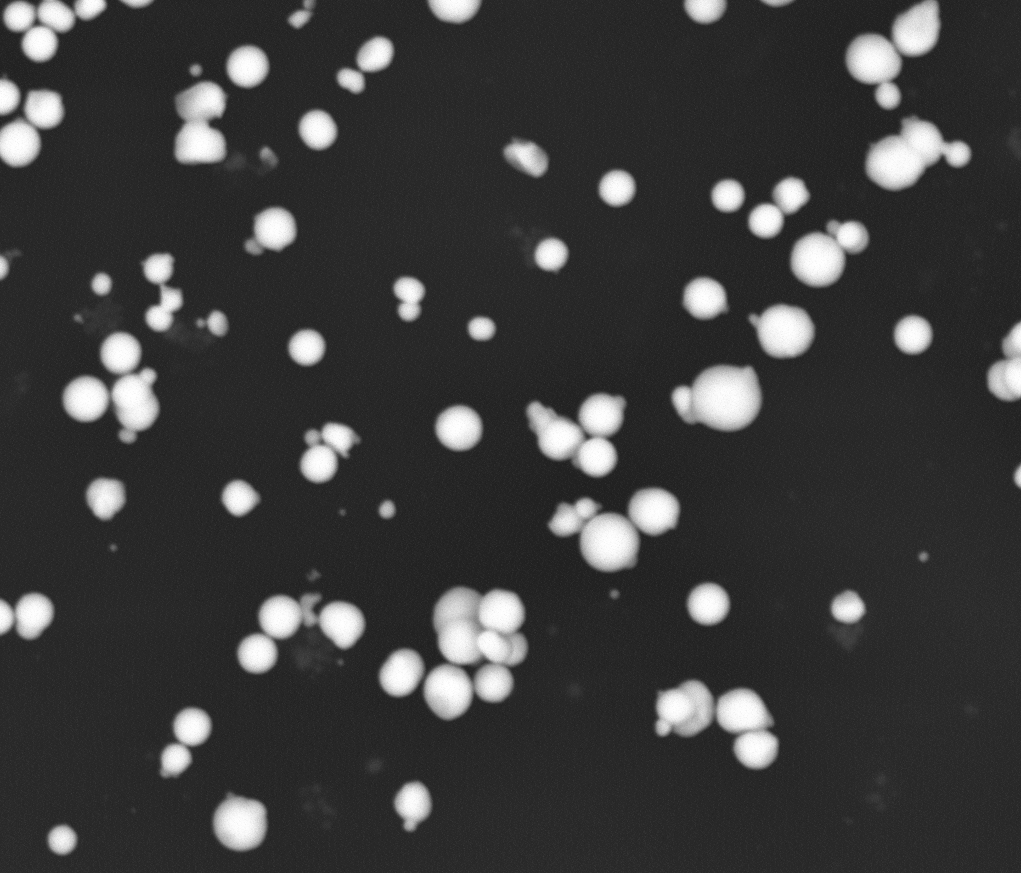
#> input picture example.bmp, 1021 x 873 px
$ python process.py example.bmp
#> lines starting #> are read from the running program, lines starting #| are printed output that depends on the picture; after the words box and inside, x2 and y2 are one past the last pixel; in counts of white or black regions, pixels touching at a corner belong together
### Evaluator/Evaluator.py
from skimage.feature import blob_log, blob_dog, blob_doh, canny
from skimage.transform import hough_circle, hough_circle_peaks
from math import sqrt
import numpy as np
from skimage import img_as_ubyte
from skimage.filters import gaussian

# Laplassian of Gaussian
def evaluateLOG(grayImage):
    log = blob_log(grayImage, max_sigma=30, num_sigma=15, threshold=.1)
    log[:, 2] = log[:, 2] * sqrt(2)
    coordinates = np.empty((log.shape[0], 5))
    coordinates[:, 4] = 1
    coordinates[:, 0] = log[:, 1] - log[:, 2]
    coordinates[:, 1] = log[:, 0] - log[:, 2]
    coordinates[:, 2] = log[:, 1] + log[:, 2]
    coordinates[:, 3] = log[:, 0] + log[:, 2]
    return coordinates

# Difference of Gaussian
# [44 lines left out: functions evaluateDOG, evaluateDOH, evaluateHough, evaluatebatch, not called in this run]

### process.py
from Evaluator.Evaluator import evaluateLOG
import argparse
import cv2
import os
import numpy as np
import pandas as pd
import matplotlib.pyplot as plt
import warnings
warnings.filterwarnings("ignore")


def createParser():
    parser = argparse.ArgumentParser()
    parser.add_argument('path', type=str)
    parser.add_argument('--draw', type=bool, default=True, required=False)
    return parser


def load_image(path):
#> called with path = 'example.bmp'
    img = cv2.imread(path)
#> img is the input picture: shape (873, 1021, 3); min 27, max 255, mean 60.4
    imgGray = cv2.cvtColor(img, cv2.COLOR_BGR2GRAY)
    return imgGray


def draw(src_img, pred, src_path):
    img = src_img.copy()
    dir = os.path.join(".", "result")
    path = os.path.join(dir, f"img-{os.path.basename(src_path)}.png")
    if not os.path.exists(dir):
        os.mkdir(dir)
    col_img = cv2.cvtColor(img, cv2.COLOR_GRAY2BGR)
    for j in range(pred.shape[0]):
        cv2.rectangle(col_img, (int(pred[j, 0]), int(pred[j, 1])), (int(pred[j, 2]), int(pred[j, 3])),
                      (0, 0, 255), 2)
    cv2.imwrite(path, col_img)
    return path


def create_histogram(coordinates, src_path):
    dim1 = np.abs(coordinates[:, 0] - coordinates[:, 2])
    dim2 = np.abs(coordinates[:, 1] - coordinates[:, 3])
    areas = dim1 * dim2

    img_path = create_image_histogram(areas, src_path)
    text_path = create_text_histogram(areas, src_path)
    return img_path, text_path


def create_image_histogram(areas, src_path):
    dir = os.path.join(".", "result")
    path = os.path.join(dir, f"hist-{os.path.basename(src_path)}.png")
    if not os.path.exists(dir):
        os.mkdir(dir)

    plt.hist(areas, bins=10)
    plt.savefig(path)
    return path


def create_text_histogram(areas, src_path):
    dir = os.path.join(".", "result")
    path = os.path.join(dir, f"hist-{os.path.basename(src_path)}.csv")
    if not os.path.exists(dir):
        os.mkdir(dir)

    hist = np.histogram(areas, bins=10)
    row_names = [f"({int(hist[1][i])}-{int(hist[1][i+1])})" for i in range(hist[1].shape[0] - 1)]
    result = pd.DataFrame({"Interval": row_names, "Count": hist[0]})
    result.to_csv(path)
    return path


if __name__ == '__main__':
    parser = createParser()
    namespace = parser.parse_args()
    print("Loading")
    img = load_image(namespace.path)
    print(f"Loaded image")
    coordinates = evaluateLOG(img)
#> in evaluateLOG, `log = blob_log(grayImage, max_sigma=30, num_sigma=15, threshold=.1)`: log = 100 rows, first 8: [427, 458, 15.5], [604, 708, 13.43], [298, 705, 13.43], [347, 306, 11.36], [0, 454, 15.5], [331, 784, 17.57], [66, 248, 13.43], [129, 317, 13.43]
#> coordinates = 100 rows, first 6: [436.1, 405.1, 479.9, 448.9, 1], [689, 585, 727, 623, 1], [686, 279, 724, 317, 1], [289.9, 330.9, 322.1, 363.1, 1], [432.1, -21.92, 475.9, 21.92, 1], [759.2, 306.2, 808.8, 355.8, 1]
    print(f"Found {coordinates.shape[0]} particles")
#| Found 100 particles
    if namespace.draw:
        result_img_path = draw(img, coordinates, namespace.path)
#> after the loop in draw, `for j in range(pred.shape[0]):`:
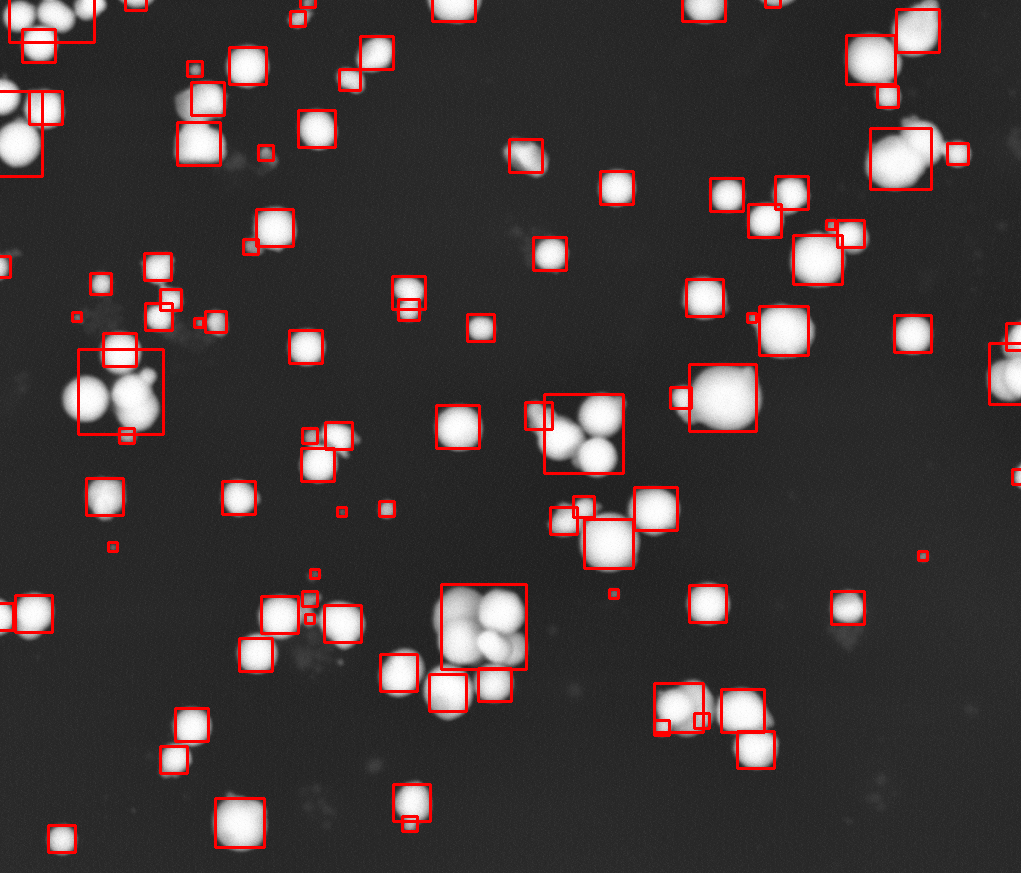
#> col_img: shape (873, 1021, 3); 3.85% of pixels changed, all inside (x1, y1, x2, y2) = (0, 0, 1021, 854)
#> result_img_path = './result/img-example.bmp.png'
        print(f"Saved result image: {result_img_path}")
#| Saved result image: ./result/img-example.bmp.png

    hist_img_path, hist_text_path = create_histogram(coordinates, namespace.path)
#> in create_histogram, `dim1 = np.abs(coordinates[:, 0] - coordinates[:, 2])`: dim1 = 100 values, max 84.85 at index 62, min 8.69 at index 90, mean 31.6
#> in create_histogram, `dim2 = np.abs(coordinates[:, 1] - coordinates[:, 3])`: dim2 = 100 values, max 84.85 at index 62, min 8.69 at index 95, mean 31.6
#> in create_histogram, `areas = dim1 * dim2`: areas = 100 values, max 7200 at index 62, min 75.47 at index 90, mean 1310.7
#> in create_image_histogram, `plt.savefig(path)`:
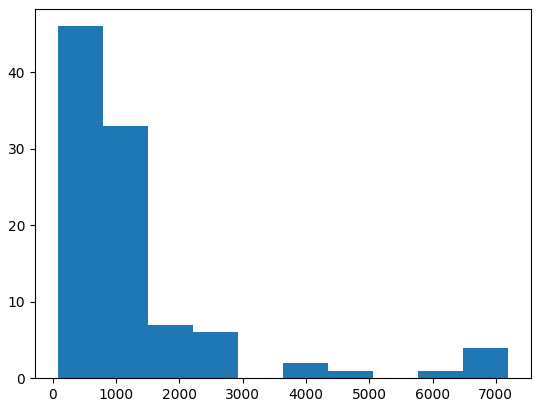
#> figure drawn by matplotlib, 1 panel; tallest bar 46 high, from x = 75.47 to 787.9
#> in create_histogram, `img_path = create_image_histogram(areas, src_path)`: img_path = './result/hist-example.bmp.png'
#> in create_text_histogram, `hist = np.histogram(areas, bins=10)`: hist = ([46, 33, 7, 6, 0, 2, 1, 0, 1, 4], [75.47, 787.9, 1500.4, 2212.8, 2925.3, 3637.7, 4350.2, 5062.6, 5775.1, 6487.5, 7200])
#> in create_text_histogram, `row_names = [f"({int(hist[1][i])}-{int(hist[1][i+1])})" for i in range..`: row_names = ['(75-787)', '(787-1500)', '(1500-2212)', '(2212-2925)', '(2925-3637)', '(3637-4350)', '(4350-5062)', '(5062-5775)', '(5775-6487)', '(6487-7200)']
#> in create_text_histogram, `result = pd.DataFrame({"Interval": row_names, "Count": hist[0]})`: result = table of 10 rows and 2 columns
#> in create_histogram, `text_path = create_text_histogram(areas, src_path)`: text_path = './result/hist-example.bmp.csv'
#> hist_img_path = './result/hist-example.bmp.png'; hist_text_path = './result/hist-example.bmp.csv'
    print(f"Saved csv histogram: {hist_text_path}")
#| Saved csv histogram: ./result/hist-example.bmp.csv
    print(f"Saved png histogram: {hist_img_path}")
#| Saved png histogram: ./result/hist-example.bmp.png
